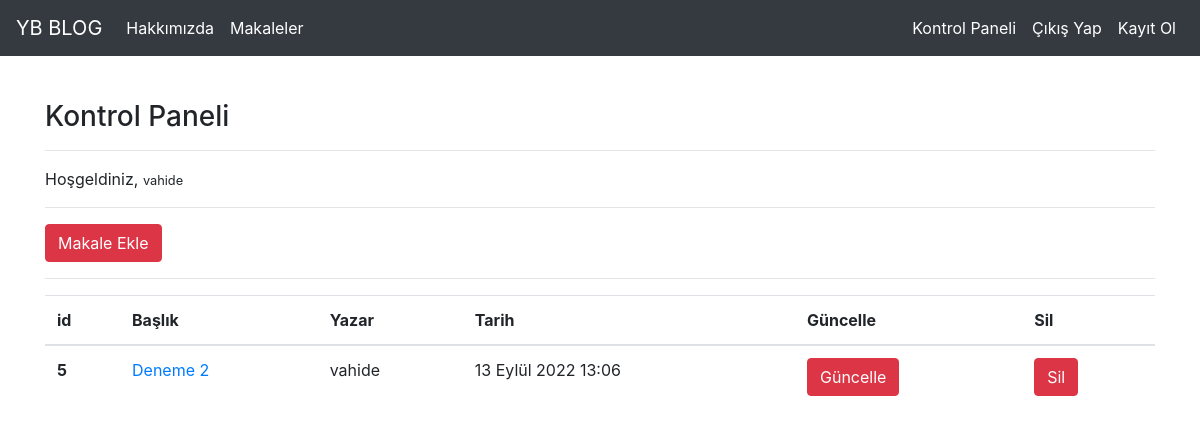
Page /articles/dashboard/ (signed in) on the earlier database version.
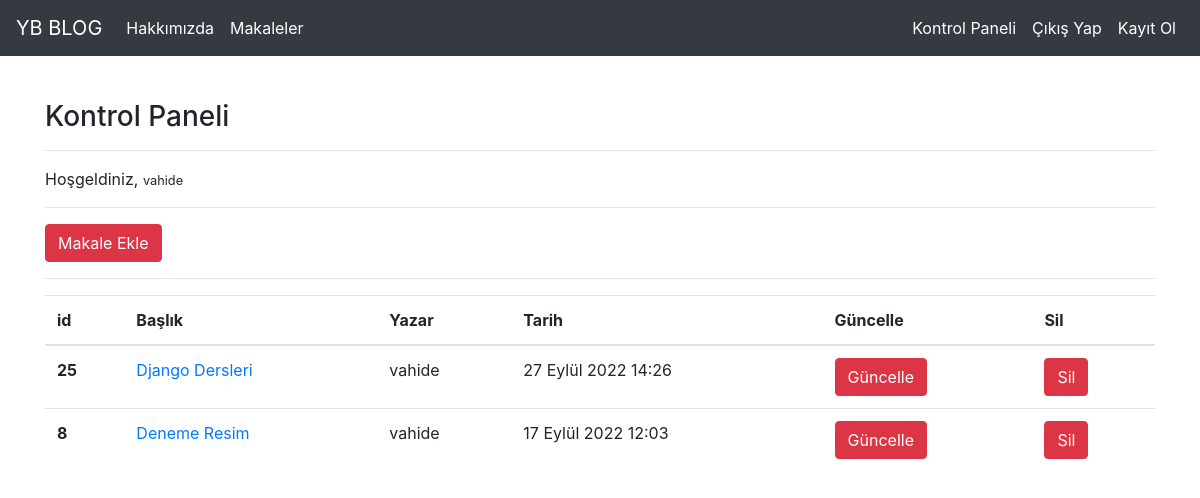
Same page on the later database version.
### article/models.py (models this page shows, shortened)
class Article(models.Model):
    author = models.ForeignKey("auth.User",on_delete = models.CASCADE,verbose_name= "Yazar" )
    title = models.CharField(max_length =50,verbose_name = "Başlık")
    content = RichTextField()
    created_date = models.DateTimeField(auto_now_add=True, verbose_name = "Oluşturulma Tarihi")
    article_image = models.FileField(blank = True,null = True,verbose_name="Makaleye Fotoğraf Ekleyin")
    class Meta:
        ordering = ['-created_date']

### article/views.py (the view)
# urls.py: path('dashboard/',views.dashboard, name ="dashboard"),
@login_required(login_url = "user:login")
def dashboard(request):
    articles = Article.objects.filter(author = request.user)
    context = {
        "articles":articles
    }
    return render (request,"dashboard.html",context)

### article/templates/dashboard.html
{% extends "layout.html" %}
{% block body %}
<h3>Kontrol Paneli</h3>
<hr>
<p>
    Hoşgeldiniz, <small>{{request.user.username}}</small>
</p>
<hr>
<a class = "btn btn-danger" href = "/articles/addarticle">Makale Ekle</a>
<hr>
{% if articles %}
<table class="table">
    <thead>
      <tr>
        <th scope="col">id</th>
        <th scope="col">Başlık</th>
        <th scope="col">Yazar</th>
        <th scope="col">Tarih</th>
        <th scope="col">Güncelle</th>
        <th scope="col">Sil</th>
      </tr>
    </thead>
    <tbody>
      {% for article in articles %}
      <tr>
        <th scope="row">{{article.id}}</th>
        <td><a href="/articles/article/{{article.id}}">{{article.title}}</a></td>
        <td>{{article.author.username}}</td>
        <td>{{article.created_date}}</td>
        <td><a href="/articles/update/{{article.id}}" class = "btn btn-danger">Güncelle</a></td>
        <td><a href="/articles/delete/{{article.id}}  " class = "btn btn-danger">Sil</a></td>
    </tr>
      {% endfor %}
    </tbody>
  </table>
  {% else %}
  <div class = "alert alert-danger">
    Henüz bir makaleniz bulunmuyor....
  </div>
  {% endif %}
{% endblock body %}

### article/templates/layout.html (shortened to what this page needs)
<!DOCTYPE html>
{% load static%}
<html lang="en">
<head>
    <link rel="stylesheet" href="{% static 'css/bootstrap.min.css'%}">
</head>
<body>
    {% include "includes/navbar.html" %}
    <div style = "margin-top : 100px; margin-bottom : 100px;" class = "container">
                {% block body %}
                {% endblock body %}
        </div>
    </body>
</html>

### article/templates/includes/navbar.html (shortened to what this page needs)
<nav class="navbar navbar-expand-md navbar-dark fixed-top bg-dark">
    <a class="navbar-brand" href="{% url 'index' %}">YB BLOG</a>
    <div class="collapse navbar-collapse" id="navbarCollapse">
      <ul class="navbar-nav mr-auto">
        <li class="nav-item active">
            <a class="nav-link" href="{% url 'about' %}"> Hakkımızda </a>
        </li>
        <li class="nav-item active">
            <a class="nav-link" href="{% url 'article:articles' %}"> Makaleler </a>
        </li>
      </ul>
      <ul class="navbar-nav ml-auto">
      {% if request.user.is_authenticated%}
      <li class="nav-item active">
        <a class="nav-link" href="{% url 'article:dashboard' %}"> Kontrol Paneli </a>
      </li>
      <li class="nav-item active">
      <a class="nav-link" href="{% url 'user:logout' %}"> Çıkış Yap </a>
      </li>
      {% else %}
      <li class="nav-item active">
        <a class="nav-link" href="{% url 'user:login' %}"> Giriş Yap </a>
      </li>
      {% endif %}
      <li class="nav-item active">
        <a class="nav-link" href="{% url 'user:register' %}"> Kayıt Ol </a>
      </li>
      </ul>
    </div>
  </nav>

Differences in the rows shown:
removed Article: id "5", title "Deneme 2", author.username "vahide", created_date "13 Eylül 2022 13:06"
added Article: id "25", title "Django Dersleri", author.username "vahide", created_date "27 Eylül 2022 14:26"
added Article: id "8", title "Deneme Resim", author.username "vahide", created_date "17 Eylül 2022 12:03"
